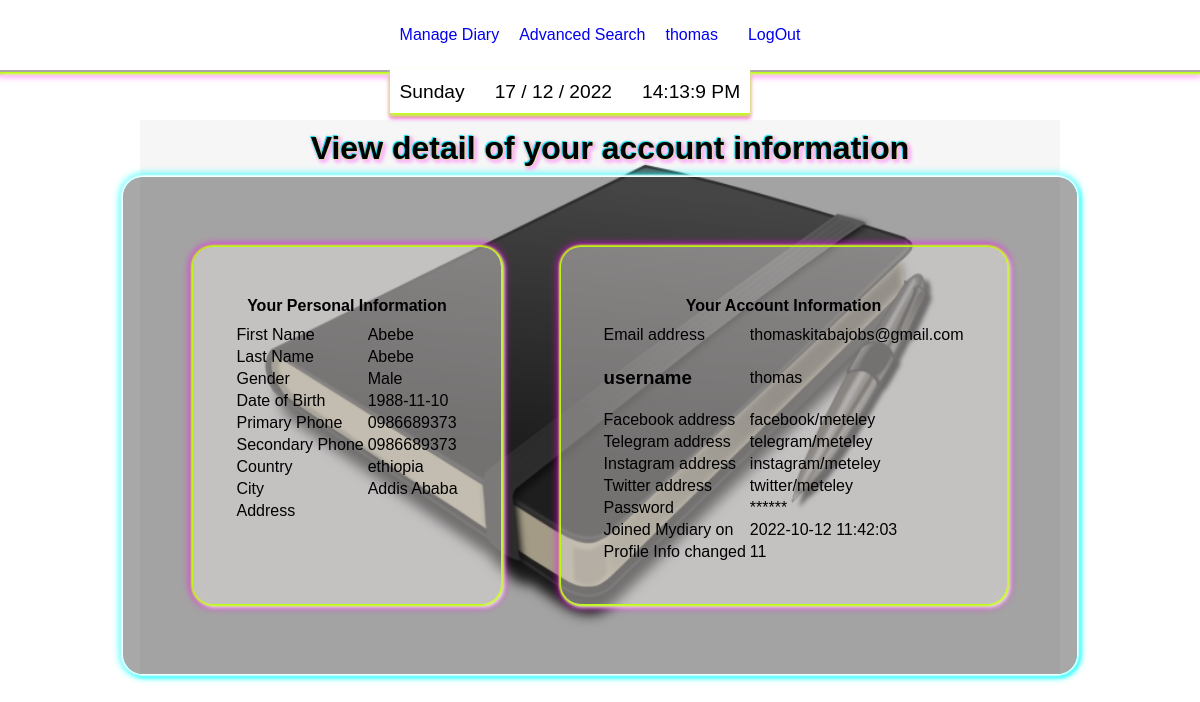
Page /viewprofile (signed in) on the earlier database version.
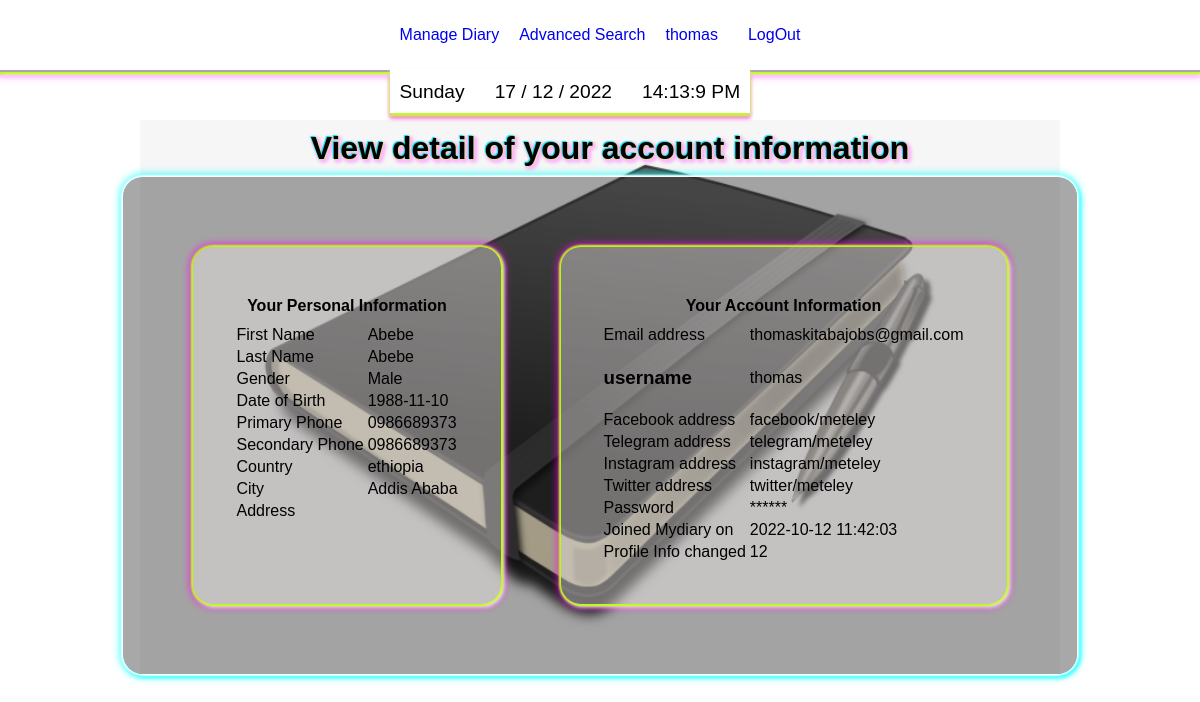
Same page on the later database version.
### tables this page shows
CREATE TABLE users (id INTEGER PRIMARY KEY AUTOINCREMENT NOT NULL, username TEXT NOT NULL, hash TEXT NOT NULL, fname type text, lname type text, useremail text, dateregistered type text, dateofbirth type text, primaryphone type text, country type text, secondaryphone type text, city type text, gender type text, facebookaddress type text, telegramaddress type text, instagramaddress type text, twitteraddress type text, useraddress type text, numberofprofilechanges type integer default 0, emailconfirmed type text default 'False');

### app.py (the view)
@app.route("/viewprofile")
@login_required
def profilmanagement():
    profile = db.execute("SELECT * FROM users WHERE id= ?", session["user_id"])
    profile_password = profile[0]["hash"]
    return render_template("profile.html",profile=profile,profile_password= profile_password, current_user_name= global_user_name(), view_profile= 1)

### app.py (called while the page is built)
def global_user_name():
  current_user_name= db.execute("SELECT username FROM users WHERE id = ?", session["user_id"])
  return (current_user_name)

@app.after_request
def after_request(response):
    response.headers["Cache-Control"] = "no-cache, no-store, must-revalidate"
    response.headers["Expires"] = 0
    response.headers["Pragma"] = "no-cache"
    return response

### helpers.py (called while the page is built)
def login_required(f):
    @wraps(f)
    def decorated_function(*args, **kwargs):
        if session.get("user_id") is None:
            return redirect("/login")
        return f(*args, **kwargs)
    return decorated_function

### templates/profile.html (shortened to what this page needs)
{% extends "layout.html" %}
{% block main %}
<div>
    <div class="center-text">
        {% if view_profile %}
            <div class="center-center-body magenta-text-shadow margin-m ">
                <h1 class = "center-text"> View detail of your account information </h1>
            </div>
            <div class="float-bg-dark cyan-box-shadow padding-b flex">
                <div class="float-bg-light magenta-box-shadow padding-b margin-b">
                    <table class="border-none">
                        <thead>
                            <div class=" flex center-elements">
                                <tr>
                                    <th colspan = 2 class="center-text padding-s">  Your Personal Information </th>
                                </tr>
                            </div>
                        </thead>
                        <tbody>
                                <tr>
                                    <td> First Name</td>
                                    <td>  {% if profile %}
                                            {{ profile[0]["fname"] }}
                                        {% else %}
                                            {{ " ------" }}
                                        {% endif %}
                                    </td>
                                </tr>
                                <tr>
                                    <td> Last Name</td>
                                    <td>
                                        {% if profile %}
                                            {{ profile[0]["lname"] }}
                                        {% else %}
                                            {{ " ------" }}
                                        {% endif %}
                                    </td>
                                </tr>
                                <tr>
                                    <td> Gender</td>
                                    <td>
                                        {% if profile %}
                                            {{ profile[0]["gender"] }}
                                        {% else %}
                                            {{ " ------" }}
                                        {% endif %}
                                    </td>
                                </tr>
                                <tr>
                                    <td> Date of Birth</td>
                                    <td>
                                        {% if profile %}
                                            {{ profile[0]["dateofbirth"] }}
                                        {% else %}
                                            {{ " ------" }}
                                        {% endif %}
                                    </td>
                                </tr>
                                <tr>
                                    <td> Primary Phone</td>
                                    <td>
                                        {% if profile %}
                                            {{ profile[0]["primaryphone"] }}
                                        {% else %}
                                            {{ " ------" }}
                                        {% endif %}
                                    </td>
                                </tr>
                                <tr>
                                    <td> Secondary Phone</td>
                                    <td>
                                        {% if profile %}
                                            {{ profile[0]["secondaryphone"] }}
                                        {% else %}
                                            {{ " ------" }}
                                        {% endif %}
                                    </td>
                                </tr>
                                <tr>
                                    <td> Country</td>
                                    <td>
                                        {% if profile %}
                                            {{ profile[0]["country"] }}
                                        {% else %}
                                            {{ " ------" }}
                                        {% endif %}
                                    </td>
                                </tr>
                                <tr>
                                    <td> City </td>
                                    <td>
                                        {% if profile %}
                                            {{ profile[0]["city"] }}
                                        {% else %}
                                            {{ " ------" }}
                                        {% endif %}
                                    </td>
                                </tr>
                                <tr>
                                    <td> Address </td>
                                    <td>
                                    </td>
                                </tr>
                        </tbody>
                    </table>
                </div>
                <div class="float-bg-light magenta-box-shadow padding-b  margin-b">
                    <table>
                        <thead>
                            <div class=" flex center-elements">
                                <tr>
                                    <th colspan = 2 class="center-text padding-s">  Your Account Information </th>
                                </tr>
                            </div>
                        </thead>
                        <tbody>
                            <tr>
                                <td> Email address </td>
                                <td>
                                    {% if profile %}
                                        {{ profile[0]["useremail"] }}
                                    {% else %}
                                        {{ "------" }}
                                    {% endif %}
                                </td>
                            </tr>
                            <tr>
                                <td> <h3>username</h3> </td>
                                <td>
                                    {% if profile %}
                                        {{ profile[0]["username"] }}
                                    {% else %}
                                        {{ "------" }}
                                    {% endif %}
                                </td>
                            </tr>
                            <tr>
                                <td> Facebook address </td>
                                <td>
                                    {% if profile %}
                                        {{ profile[0]["facebookaddress"] }}
                                    {% else %}
                                        {{ "------" }}
                                    {% endif %}
                                </td>
                            </tr>
                            <tr>
                                <td> Telegram address </td>
                                <td>
                                    {% if profile %}
                                        {{ profile[0]["telegramaddress"] }}
                                    {% else %}
                                        {{ "------" }}
                                    {% endif %}
                                </td>
                            </tr>
                            <tr>
                                <td> Instagram address </td>
                                <td>
                                    {% if profile %}
                                        {{ profile[0]["instagramaddress"] }}
                                    {% else %}
                                        {{ "------" }}
                                    {% endif %}
                                </td>
                            </tr>
                            <tr>
                                <td> Twitter address </td>
                                <td>
                                    {% if profile %}
                                        {{ profile[0]["twitteraddress"] }}
                                    {% else %}
                                        {{ "------" }}
                                    {% endif %}
                                </td>
                            </tr>
                            <tr>
                                <td> Password</td>
                            <td>
                                {% if profile_password %}
                                    {{ "******" }}
                                {% endif %}
                            </td>
                            </tr>
                            <tr>
                                <td> Joined Mydiary on </td>
                                <td>
                                    {% if profile %}
                                        {{ profile[0]["dateregistered"] }}
                                    {% else %}
                                        {{ " ------" }}
                                    {% endif %}
                                </td>
                            </tr>
                            <tr>
                                <td> Profile Info changed </td>
                                <td>
                                    {% if profile %}
                                        {{ profile[0]["numberofprofilechanges"] }}
                                    {% else %}
                                        {{ " ------" }}
                                    {% endif %}
                                </td>
                            </tr>
                        </tbody>
                    </table>
                </div>
            </div>
        {% endif %}
    </div>
</div>
{% endblock %}

### templates/layout.html (shortened to what this page needs)
<!DOCTYPE html>
<html lang="en">
    <head>
        <link rel="stylesheet" type="text/css" href="../static/virtual-select.min.css">
        <link rel="stylesheet" href="static/style.css">
    </head>
    <body onload = "showedited(); loadCatagories()">
        <div class="container">
            <div class="header magenta-box-shadow">
              <div class = "">
                <ul class = "date-time nav flex-horizontal  white-background clock-box-shadow">
                  <li id="day" class = "nav-list"></li>
                  <li id="today" class = "nav-list"></li>
                  <li id="clock" class = "nav-list"></li>
                </ul>
              </div>
                {% if session["user_id"] %}
                <ul class="nav">
                    <li class="nav-down"> <a href= "/managediary">Manage Diary</a>
                    </li>
                </ul>
                <ul class="nav">
                    <li><a href="/search">Advanced Search </a></li>
                </ul>
                <ul class="nav">
                    <li class="nav-down">  <a href="/manageprofile"> {% if current_user_name %} {{current_user_name[0]["username"]}} {% endif %}</a>
                    </li>
                    <li >   <a href="/logout">LogOut</a> </li>
                </ul>
                    {% endif %}
            </div>
                        <div class = "image-diary">
                        <div class="center-body">
                                {% block main %}
                                {% endblock %}
                        </div>
                      </div>
                    </div>
                </body>
            </html>

### static/style.css (style rules this page uses)
*, *::before, *::after { font-family: Arial, Helvetica, sans-serif; box-sizing: border-box; }
body { margin: 0; padding: 0; }
.container { position: relative; margin-top: 120px; width: 100%; height: fit-content; font-family: cursive, arial; }
.header { position: fixed; width: 100%; background-color: white; top: 0px; display: flex; border-bottom: 2px solid rgb(170, 166, 166); justify-content: center; z-index: 11; }
.nav { position: relative; display: flex; gap: 10px; list-style: none; justify-content: center; padding-right: 10px; z-index: 1; }
.date-time { position: absolute; top: 50px; }
.center-body { background-image: url("diary-book.png"); background-size: contain; background-repeat:no-repeat; background-position: center center; display: flex; flex-direction: column; top: 0px; left: 0px; width: 100%; height: 100%; justify-content: flex-start; align-items: center; z-index: -1; margin: 0px 0px; }
.center-center-body { display: flex; flex-direction: column; top: 0px; left: 0px; width: 100%; height: 100%; justify-content: center; align-items: center; z-index: -1; }
.header ul, .max-content { width: max-content; padding: 0px; }
a { text-decoration: none; }
.nav-down { padding: 10px; }
ul li { padding: 10px 10px; }
li { border-color: 2px solid blue; }
.center-text { margin: 0 auto; }
.center-elements { display: flex; justify-content: center; align-items: center; }
.flex, .edit-flex { display: flex; flex-direction: column; flex: 1; flex-basis: 100%; }
.flex-horizontal { display: flex; flex-wrap: nowrap; justify-content: flex-start; align-items: flex-start; font-size: 1.2rem; }
.margin-m { margin: 10px; }
.margin-b { margin: 30px; }
.padding-s { padding: 8px; }
.padding-b { padding: 40px; }
.float-bg-light { background: rgba(243, 237, 237, 0.4); border-radius: 20px; }
.float-bg-dark { background: rgba(40, 38, 38, 0.4); border-radius: 20px; }
.white-background { background: white; }
.cyan-box-shadow { box-shadow: 0 0 2px 2px rgb(255, 255, 255), 2px 2px 4px 1px cyan, 0px 0px 8px 2px cyan; }
.magenta-box-shadow { box-shadow: 0 2px 2px 2px rgb(188, 255, 6), 2px 2px 4px 1px rgb(250, 252, 252), 0px 2px 8px 2px magenta; }
.clock-box-shadow { border-top: 2px solid white; box-shadow: 0px 3px 4px 0px rgb(188, 255, 6), 0px 3px 4px 0px rgb(250, 252, 252), 0px 5px 4px 0px magenta; }
.magenta-box-shadow { box-shadow: 0 0 2px 2px rgb(188, 255, 6), 2px 2px 4px 1px rgb(250, 252, 252), 0px 0px 8px 2px magenta; }
.magenta-text-shadow { text-shadow: -1px -1px 1px rgb(10, 219, 247), 0 0 2px rgb(188, 255, 6), 2px 2px 4px rgb(250, 252, 252), 2px 2px 4px magenta; }
table, tr, td, th { border: 0px dashed green; }
@media (min-width: 1000px) { .flex { flex-direction: row; } }

Differences in the rows shown:
changed users "thomas": numberofprofilechanges "11" → "12"
